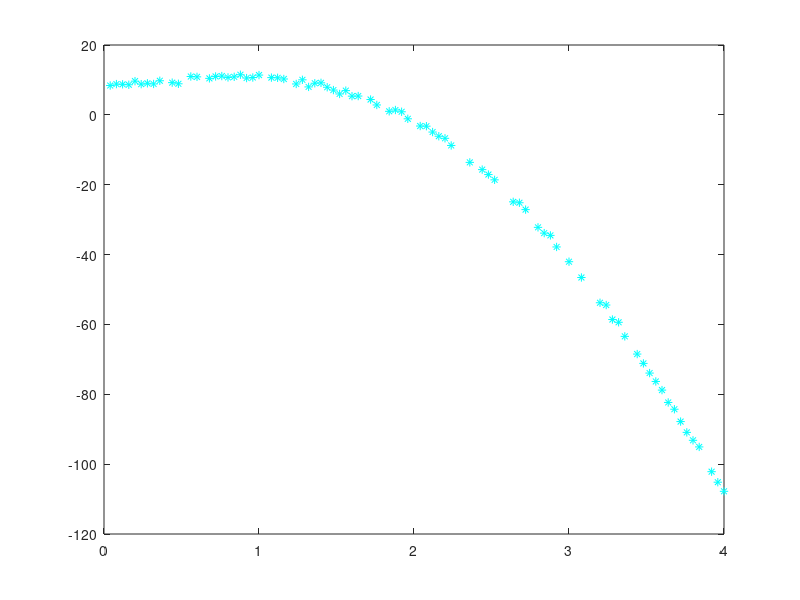

Reproduce this figure in MATLAB. (Note: this script raises an error after producing the figure.)
%% Generation of input and output data
close all
clc
clear all
x = randperm(100,80)/25;
error = (rand(1,80)-0.5)*2;
y = zeros(1,numel(x));
para_true = [3; 4; -5; 0.5; 8];
for i = 1:numel(x)
    y(i) = para_true(1)*x(i) + para_true(2)*(x(i).^2) + para_true(3)*(x(i).^3) + para_true(4)*(x(i).^4) + para_true(5);
end
y = y - error;
plot(x,y,'c*')
hold on

%% regression
para = regression(x,y,4);
x_plot = round(min(x))-1:0.01:round(max(x))+1;
y_plot = 0;

for i = 1:numel(para) - 1 
    y_plot = y_plot + para(i)*(x_plot.^i);
end

y_plot = y_plot + para(numel(para));

plot(x_plot,y_plot)

%% evaluation
para_name = ["first_para";"second_para";"third_para";"fourth_para";"constant"];
true_value = para_true;
pred_value = para;
T = table(para_name,true_value,pred_value)